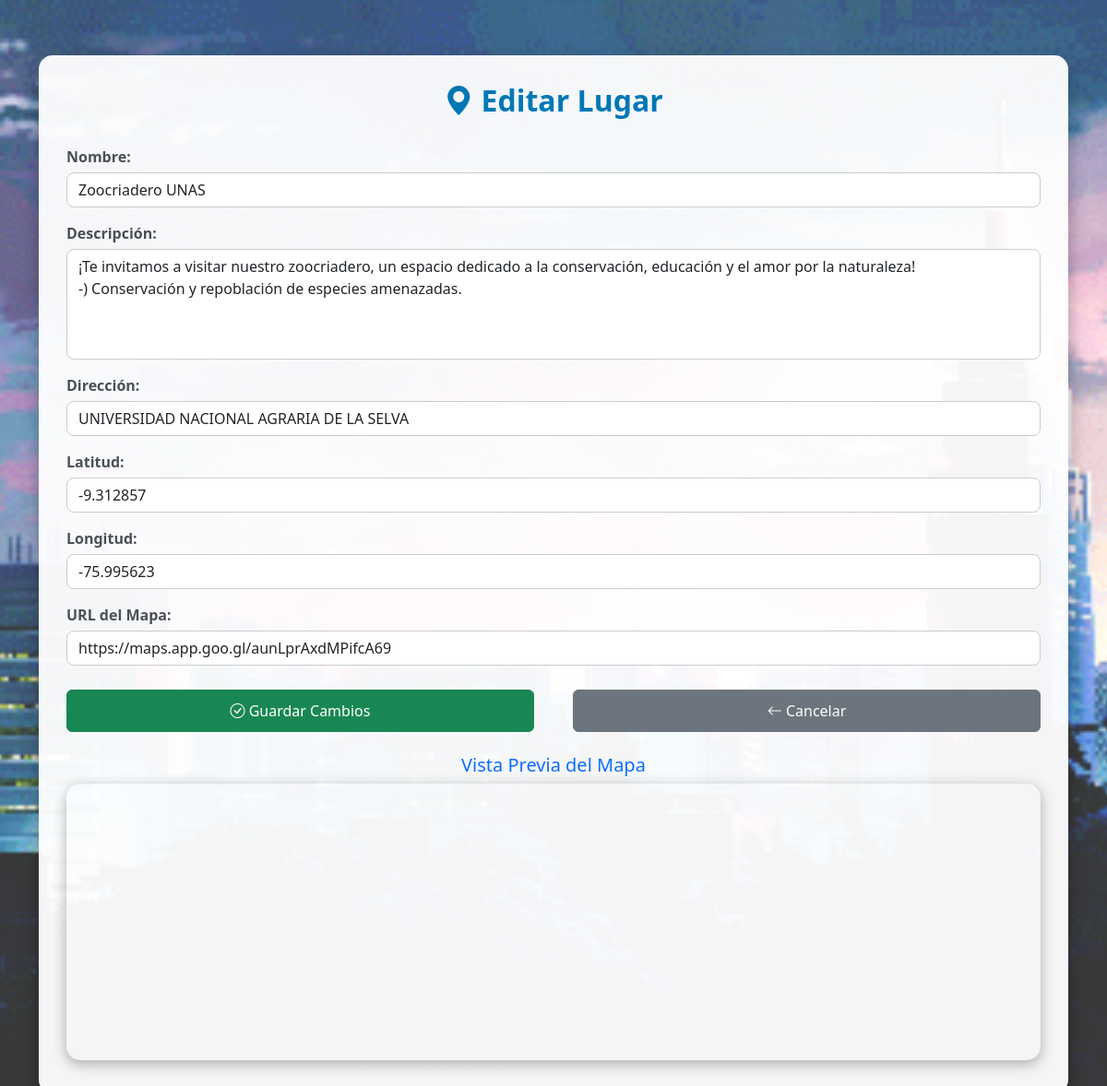
/panel-admin/lugares/editar/3/, run on the app's committed database.
### app/models.py (models this page shows, shortened)
class Lugar(models.Model):
    nombre = models.CharField(max_length=200)
    descripcion = models.TextField(blank=True, null=True)
    direccion = models.CharField(max_length=255)
    latitud = models.FloatField()
    longitud = models.FloatField()
    url_mapa = models.URLField(blank=True, null=True)
    fecha_creacion = models.DateTimeField(default=timezone.now)  # Valor predeterminado

### app/views.py (the view, shortened to what this page needs)
# urls.py: path('panel-admin/lugares/editar/<int:lugar_id>/', views.editar_lugar, name='editar_lugar'),
def editar_lugar(request, lugar_id):
    lugar = get_object_or_404(Lugar, id=lugar_id)
    return render(request, 'admin/lugares/editar_lugar.html', {'lugar': lugar})

### app/templates/admin/lugares/editar_lugar.html (shortened to what this page needs)
{% load static %}
<!DOCTYPE html>
<html lang="es">
<head>
    <link href="https://cdn.jsdelivr.net/npm/bootstrap@5.3.3/dist/css/bootstrap.min.css" rel="stylesheet">
    <link href="https://cdn.jsdelivr.net/npm/bootstrap-icons/font/bootstrap-icons.css" rel="stylesheet">
    <link rel="stylesheet" href="{% static 'app/css/editar_lugar_admi.css' %}">
</head>
<body>
    <div class="container">
        <div class="form-container">
            <h2><i class="bi bi-geo-alt-fill"></i> Editar Lugar</h2>
            <form method="post">
                <div class="form-group mb-3">
                    <label for="id_nombre" class="form-label">Nombre:</label>
                    <input type="text" id="id_nombre" name="nombre" class="form-control" value="{{ lugar.nombre }}" required>
                </div>
                <div class="form-group mb-3">
                    <label for="id_descripcion" class="form-label">Descripción:</label>
                    <textarea id="id_descripcion" name="descripcion" class="form-control">{{ lugar.descripcion }}</textarea>
                </div>
                <div class="form-group mb-3">
                    <label for="id_direccion" class="form-label">Dirección:</label>
                    <input type="text" id="id_direccion" name="direccion" class="form-control" value="{{ lugar.direccion }}" required>
                </div>
                <div class="form-group mb-3">
                    <label for="id_latitud" class="form-label">Latitud:</label>
                    <input type="text" id="id_latitud" name="latitud" class="form-control" value="{{ lugar.latitud }}" required>
                </div>
                <div class="form-group mb-3">
                    <label for="id_longitud" class="form-label">Longitud:</label>
                    <input type="text" id="id_longitud" name="longitud" class="form-control" value="{{ lugar.longitud }}" required>
                </div>
                <div class="form-group mb-3">
                    <label for="id_url_mapa" class="form-label">URL del Mapa:</label>
                    <input type="text" id="id_url_mapa" name="url_mapa" class="form-control" value="{{ lugar.url_mapa }}">
                </div>
                <div class="d-flex justify-content-between">
                    <button type="submit" class="btn btn-success"><i class="bi bi-check-circle"></i> Guardar Cambios</button>
                    <a href="{% url 'admin_lista_lugares' %}" class="btn btn-secondary"><i class="bi bi-arrow-left"></i> Cancelar</a>
                </div>
            </form>
            <div class="map-preview mt-4">
                {% if lugar.latitud and lugar.longitud %}
                    <h5 class="text-center text-primary">Vista Previa del Mapa</h5>
                    <iframe
                        src="https://www.google.com/maps?q={{ lugar.latitud }},{{ lugar.longitud }}&hl=es&z=14&output=embed"
                        allowfullscreen>
                    </iframe>
                {% else %}
                    <p class="text-center text-muted">No hay datos de latitud y longitud disponibles.</p>
                {% endif %}
            </div>
        </div>
    </div>
</body>
</html>

### app/static/app/css/editar_lugar_admi.css (style rules this page uses)
body { background: url('/static/app/gif/ciudad.gif') no-repeat center center fixed; background-size: cover; color: #fff; }
.container { margin-top: 5%; }
.form-container { background: rgba(255, 255, 255, 0.95); border-radius: 15px; padding: 30px; box-shadow: 0 8px 20px rgba(0, 0, 0, 0.3); animation: fadeIn 1s ease-in-out; }
.form-container h2 { text-align: center; font-weight: bold; margin-bottom: 30px; color: #0077b6; }
.form-label { font-size: 1rem; font-weight: bold; margin-bottom: 5px; color: #495057; }
.form-control { border-radius: 8px; border: 1px solid #ccc; transition: all 0.3s ease; }
.form-group textarea { resize: none; height: 120px; }
.btn-success, .btn-secondary { width: 48%; font-size: 1rem; padding: 10px; margin-top: 10px; }
.map-preview { margin-top: 30px; text-align: center; }
.map-preview iframe { width: 100%; height: 300px; border-radius: 15px; box-shadow: 0 4px 15px rgba(0, 0, 0, 0.3); }

### data on the page
Lugar: nombre "Zoocriadero UNAS", descripcion "¡Te invitamos a visitar nuestro zoocriadero, un espacio dedicado a la conservación, educación y el amor por la naturaleza! -) Conservación y repoblación de especies amenazadas.", direccion "UNIVERSIDAD NACIONAL AGRARIA DE LA SELVA", latitud "-9.312857", longitud "-75.995623", url_mapa "https://maps.app.goo.gl/aunLprAxdMPifcA69"
